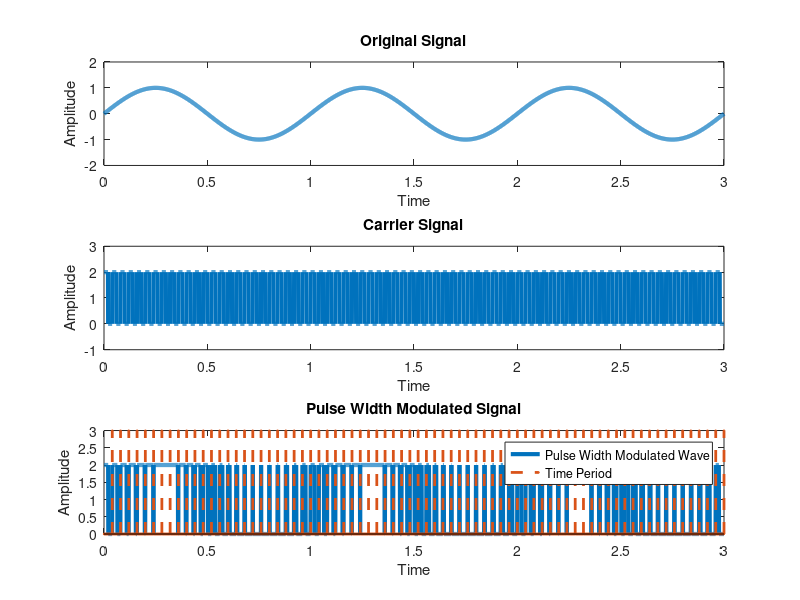

Reproduce this figure in MATLAB.
clc
clear all;
close all;
%%
Vm = 1;
w = 1;
Vp = 2;
samp_freq = 1200;
t = 0:1/(samp_freq):3;
f = Vm*sin(2*pi*w*t);
figure;
subplot(3, 1, 1);
plot(t, f, 'Linewidth', 3);
ylim([-Vm-1, Vm + 1]);
title('Original Signal');
xlabel('Time');
ylabel('Amplitude');
len = length(t);
s(1:len) = 0;
frequency = 75;
for i = 1:frequency
    s(((len-1)/frequency*(i-1)+1):((len-1)/frequency*(i-1)+(len-1)/(2*frequency))) = Vp;
end;
subplot(3, 1, 2);
plot(t, s, 'Linewidth', 3);
title('Carrier Signal');
xlabel('Time');
ylabel('Amplitude');
ylim([-1, Vp+1]);
pwm(1:len) = 0;
for i = 1:frequency
   pwm(((len-1)/frequency)*(i-1) + 1: (((len-1)/frequency)*(i-1))+ floor((f(((len-1)/frequency)*(i-1) + 1)+1)*((len-1)/(2*frequency)))+1) = Vp;
end;
period(1:len) = 0;
for i = 1:frequency
    period(((len-1)/frequency)*(i)+1) = Vp+1;
end;
subplot(3, 1, 3);
plot(t, pwm, 'Linewidth', 3);
hold on;
stem(t, period,'--', 'MarkerSize', 1, 'Linewidth', 2);
legend('Pulse Width Modulated Wave','Time Period');
xlabel('Time');
ylabel('Amplitude');
ylim([0, Vp+1]);
title('Pulse Width Modulated Signal');